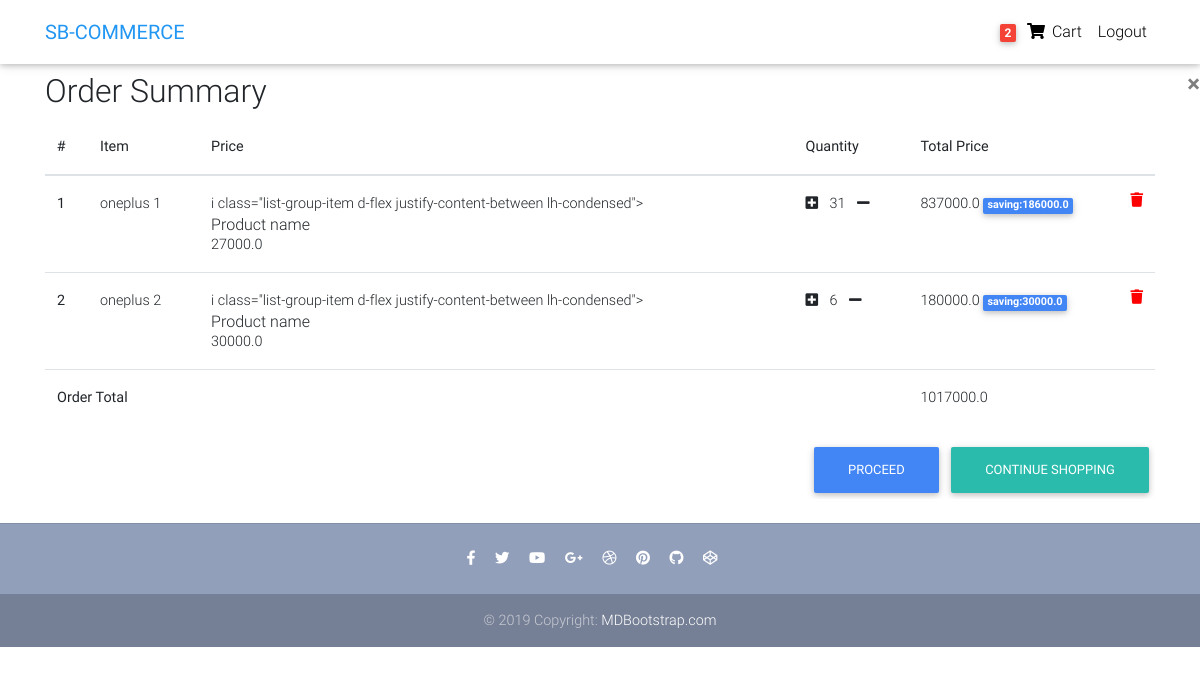
Before: /order-summary/ (signed in) with the older database file.
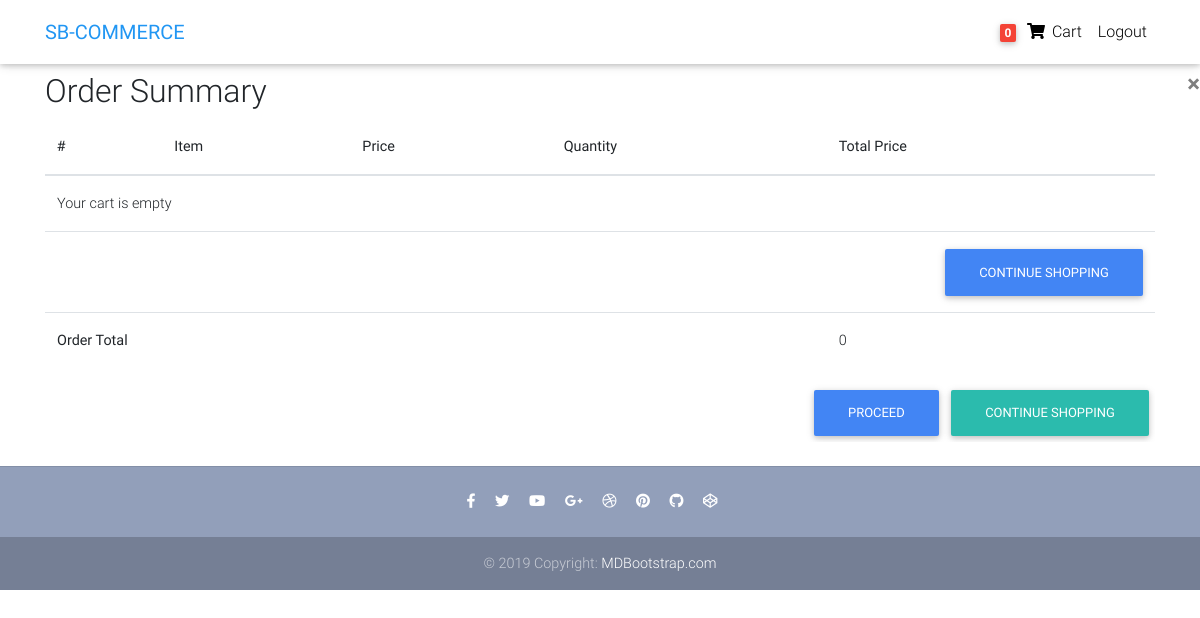
After: the same page with the newer database file.
### core/models.py (models this page shows, shortened)
class Order(models.Model):
    user = models.ForeignKey(settings.AUTH_USER_MODEL, on_delete = models.CASCADE)
    items = models.ManyToManyField(OrderItem)
    start_date = models.DateTimeField(auto_now_add=True)
    ordered_date = models.DateTimeField()
    ordered = models.BooleanField(default=False)
    def get_total(self):
        total = 0
        for order_item in self.items.all():
            total += order_item.get_final_price()
        return total

class OrderItem(models.Model):
    user = models.ForeignKey(settings.AUTH_USER_MODEL, on_delete = models.CASCADE)
    ordered = models.BooleanField(default=False)
    item = models.ForeignKey(Item, on_delete= models.CASCADE)
    quantity = models.IntegerField(default=1)
    def get_total_item_price(self):
        return self.quantity * self.item.price
    def get_total_item_discount_price(self):
        return self.quantity * self.item.discount_price
    def get_amount_saved(self):
        return self.get_total_item_price() - self.get_total_item_discount_price()
    def get_final_price(self):
        if self.item.discount_price:
            return self.get_total_item_discount_price()
        return self.get_total_item_price()

class Item(models.Model):
    title = models.CharField(max_length=100)
    price = models.FloatField()
    discount_price = models.FloatField(blank = True, null = True)
    catagory = models.CharField(choices = CATAGORY_CHOICES , max_length=2)
    label = models.CharField( choices = LABEL_CHOICES , max_length=1)
    slug = models.SlugField()
    discription = models.TextField()

### core/views.py (the view)
# urls.py: path('order-summary/', OrderSummaryView.as_view(), name='order-summary'),
class OrderSummaryView(LoginRequiredMixin,View):
    def get(self, *args, **kwargs):
        try:
            order = Order.objects.get(user=self.request.user ,ordered = False )
            context = {
                'object' : order
            }
            return render(self.request, 'order-summary.html', context)
        except ObjectDoesNotExist:
            messages.error(self.request, "You don not have an active order.")
            return redirect("/")

### core/templatetags/cart_template_tags.py (called while the page is built)
@register.filter
def cart_item_count(user):
    if user.is_authenticated:
        qs = Order.objects.filter(user = user, ordered  = False)
        if qs.exists():
            return qs[0].items.count()
        return 0

### templates/order-summary.html
{% extends 'base.html' %}
{% load static %}
{% block content %}
{% include "navbar.html" %}
<main>
  <div class="container">
    <div class="table-responsive text-nowrap">
      <table class="table">
        <thead>
          <h2>Order Summary</h2>
          <tr>
            <th scope="col">#</th>
            <th scope="col">Item</th>
            <th scope="col">
              Price
            </th>
            <th scope="col">Quantity</th>
            <th scope="col">Total Price</th>
          </tr>
        </thead>
        <tbody>
          {% for order_item in object.items.all %}
          <tr>
            <th scope="row">{{ forloop.counter }}</th>
            <td>{{ order_item.item.title }}</td>
            <td>
              {% if order_item.item.discount_price %}
             i class="list-group-item d-flex justify-content-between lh-condensed">
            <div>
              <h6 class="my-0">Product name</h6>
               {{ order_item.item.discount_price }}
              {% else %}
              {{ order_item.item.price }}
              {% endif %}
            </td>
            <td><a href="{% url 'core:add-to-cart' order_item.item.slug %}" class="mr-2">
            <i class="fas fa-plus-square"></i></a>
              {{ order_item.quantity }}
              <a href="{% url 'core:decrease-single-item-from-cart' order_item.item.slug %}" class="ml-2"> <i
                  class="fas fa-minus"></i></a>
            </td>
            <td>
              {% if order_item.item.discount_price %}
              {{ order_item.get_total_item_discount_price }} <span class="badge
                badge-primary"> saving:{{ order_item.get_amount_saved }} </span>
              {% else %}
              {{ order_item.get_total_item_price }}
              {% endif %}
              <a style='color: red;' href="{% url 'core:remove-from-cart' order_item.item.slug %}">
                <i class="fas fa-trash float-right"></i>
              </a>
            </td>
          </tr>
          {% empty %}
          <tr>
            <td colspan='5'>Your cart is empty</td>
          </tr>
          <tr>
            <td colspan="5">
              <a class='btn btn-primary float-right' href='/'>Continue shopping</a>
            </td>
          </tr>
          {% endfor %}
          <tr>
            <td colspan="4"><b>Order Total</b></td>
            <td>{{ object.get_total }}</td>
          </tr>
        </tbody>
      </table>
      <div class="float-right">
        <a href="/" class="btn btn-default">Continue Shopping</a>
      </div>
      <div class="float-right">
        <a href="/checkout/" class="btn btn-primary">Proceed</a>
      </div>
    </div>
  </div>
</main>
{% endblock %}

### templates/navbar.html (shortened to what this page needs)
{% load cart_template_tags  %}
<nav class="navbar fixed-top navbar-expand-lg navbar-light white scrolling-navbar">
        <div class="container">
          <a class="navbar-brand waves-effect" href="/" target="_blank">
            <strong class="blue-text">SB-COMMERCE</strong>
          </a>
          <div class="collapse navbar-collapse" id="navbarSupportedContent" href="/">
            <ul class="navbar-nav nav-flex-icons">
              {% if request.user.is_authenticated %}
              <li class="nav-item">
                <a  href="{% url 'core:order-summary' %}" class="nav-link waves-effect">
                  <span class="badge red z-depth-1 mr-1">{{ request.user|cart_item_count }}</span>
                  <i class="fas fa-shopping-cart"></i>
                  <span class="clearfix d-none d-sm-inline-block"> Cart </span>
                </a>
                <li class="nav-item">
                    <a class="nav-link waves-effect" href="{% url 'account_logout' %}">
                      <span class="clearfix d-none d-sm-inline-block"> Logout </span>
                    </a>
                  </li>
              </li>
              {% endif %}
            </ul>
          </div>
        </div>
      </nav>

Changed rows visible on the page:
no longer on this page (row edited): OrderItem: item "oneplus 1", item.discount_price "27000.0", quantity "31", get_total_item_discount_price "837000.0", get_amount_saved "186000.0"
no longer on this page (row edited): OrderItem: item "oneplus 2", item.discount_price "30000.0", quantity "6", get_total_item_discount_price "180000.0", get_amount_saved "30000.0"
computed for Order: get_total "1017000.0" → "0"
Other visible differences:
{{ request.user|cart_item_count }}: "2" → "0"
text now shown: "Your cart is empty CONTINUE SHOPPING"
